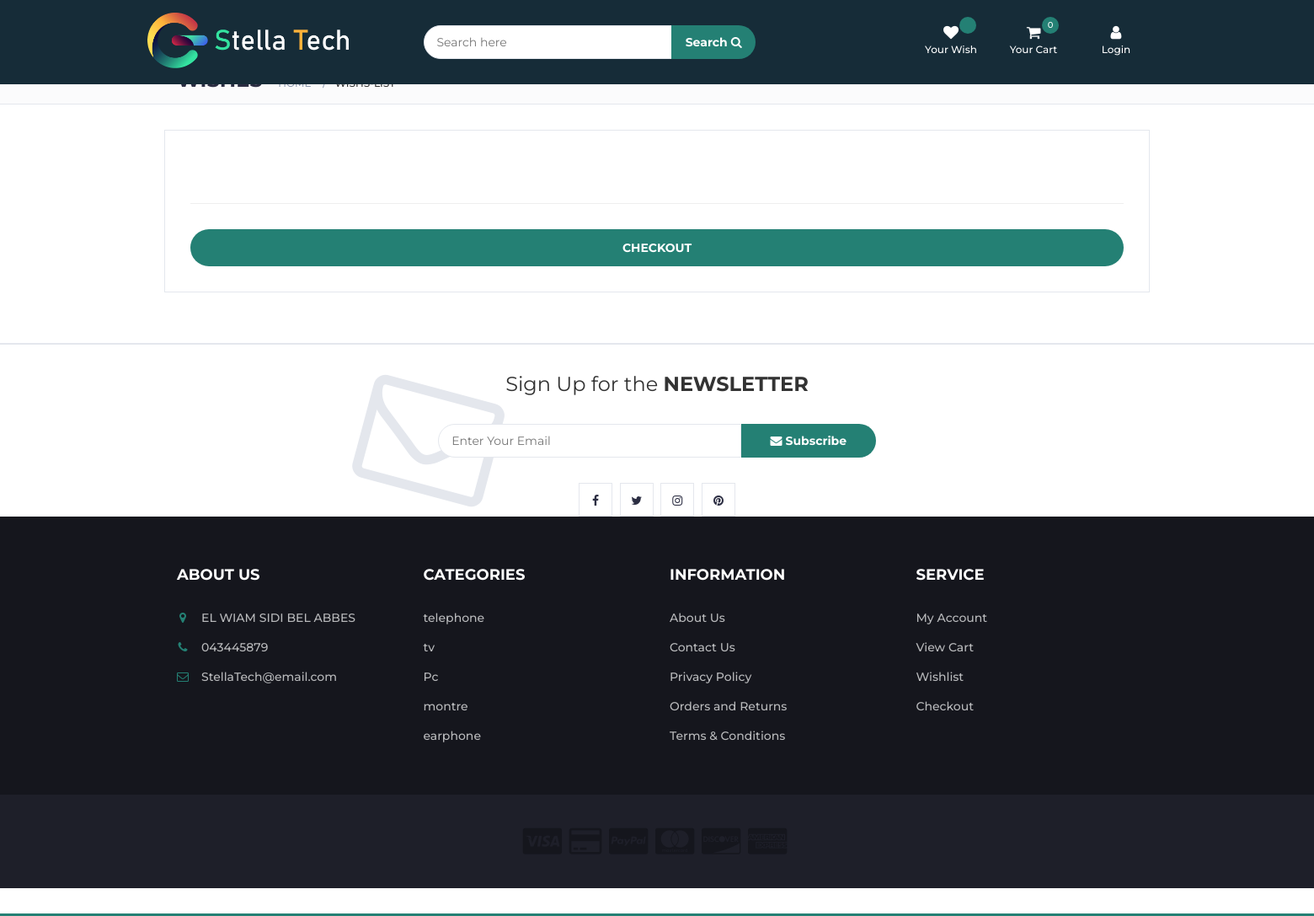
The app's page /wishlist/ with its own data.
### mystella/models.py (models this page shows, shortened)
class Catalogue(models.Model):
    by = models.ForeignKey('auth.user', on_delete=models.SET_NULL, null=True, blank=True, )
    title = models.CharField(max_length=200, null=False)
    description = models.CharField(max_length=200)
    image = models.ImageField(null=True,blank=True)

### mystella/views.py (the view)
# urls.py: path('wishlist/', wishlist, name='wishlist'),
def wishlist(request):
    if request.user.is_authenticated:
        customer = request.user.customer
        order, created = Order.objects.get_or_create(
            customer=customer, complete=True)
        items = order.orderitem_set.all()
        cartItems = order.get_cart_items
        '''-------------------------------------------------'''
        wish, created = Wish.objects.get_or_create(
            customer=customer, complete=True)
        items2 = wish.wishitem_set.all()
        wishItems = wish.get_wish_items
    else:
        items = []
        order = {'get_cart_total': 0, 'get_cart_items': 0}
        cartItems = 0
        '''------------------------------------------------'''
        items2 = []
        wish = {'get_wish_total': 0, 'get_wish_items': 0}
        wishItems = 0
    catalogues = Catalogue.objects.all()
    brands = Brand.objects.all()
    products = Product.objects.all()
    filter = ProductFilter(request.GET, queryset=products)
    products = filter.qs
    page = request.GET.get('page', 1)
    paginator = Paginator(products, 5)
    try:
        products = paginator.page(page)
    except PageNotAnInteger:
        products = paginator.page(1)
    except EmptyPage:
        products = paginator.page(paginator.num_pages)
    context = {'catalogues': catalogues, 'items2': items2, 'brands': brands, 'products': products, 'wish': wish,
               'filtre': filter, 'items': items, 'order': order, 'cartItems': cartItems, 'wishItems': wishItems}
    return render(request, 'home/wishlist.html', context)

### mystella/templates/home/wishlist.html (shortened to what this page needs)
{% extends 'home/index.html' %}
{% load static %}
{% block content %}
<nav id="navigation">
    <div class="container">
        <div id="responsive-nav">
            <ul class="main-nav nav navbar-nav">
                <li class="active"><a href="{% url 'homepage' %}">Home</a></li>
                <li><a href="{% url 'categorypage' %}">Categories</a></li>
                <li><a href="{% url 'brandspage' %}">Brands</a></li>
                <li><a href="{% url 'bestdealpage' %}">Best Deals</a></li>
                <li><a href="{% url 'topsellingpage' %}">Top selling</a></li>
            </ul>
        </div>
    </div>
</nav>
<div id="breadcrumb" class="section">
    <div class="container">
        <div class="row">
            <div class="col-md-12">
                <h3 class="breadcrumb-header">Wishes</h3>
                <ul class="breadcrumb-tree">
                    <li><a href="#">Home</a></li>
                    <li class="active">wishs-list</li>
                </ul>
            </div>
        </div>
    </div>
</div>
<div class="section">
    <div class="container">
        <div class="row">
            <div class="col-md-12 order-details">
                <div class="section-title text-center">
                    <h3 class="title">Your Wish-List</h3>
                </div>
                <hr>
                <a href="{% url 'checkout' %}" class="primary-btn order-submit">Checkout</a>
            </div>
        </div>
    </div>
</div>
{% endblock %}

### mystella/templates/home/index.html (shortened to what this page needs)
<!DOCTYPE html> {% load static %}
<html lang="en">
<head>
    <link type="text/css" rel="stylesheet" href="{% static 'css/bootstrap.min.css'%} " />
    <link type="text/css" rel="stylesheet" href="{% static 'css/slick.css' %}" />
    <link type="text/css" rel="stylesheet" href="{% static 'css/slick-theme.css' %}" />
    <link type="text/css" rel="stylesheet" href="{% static 'css/nouislider.min.css'%}" />
    <link type="text/css" rel="stylesheet" href="{% static 'css/font-awesome.min.css'%}" />
    <link type="text/css" rel="stylesheet" href="{% static  'css/style2.css'%} " />
    <link type="text/css" rel="stylesheet" href="{% static  'css/auth.css'%} " />
</head>
<body>
    <div id="Container">
        <div id="myContainer">
            <header>
                <div id="header">
                    <div class="container">
                        <div class="row">
                            <div class="col-md-3">
                                <div class="header-logo">
                                    <a href="#" class="logo">
                                        <img src="{% static 'img/LOGOO.png'%}" alt="" width="250">
                                    </a>
                                </div>
                            </div>
                            <div class="col-md-6">
                                <div class="header-search">
                                    <form method="GET">
                                        <input class="input" placeholder="Search here" name="name" id="id_name">
                                        <button class="search-btn" type="submit">Search <i
												class="fa fa-search"></i></button>
                                    </form>
                                </div>
                            </div>
                            <div class="col-md-3 clearfix">
                                <div class="header-ctn">
                                    <div class="dropdown" id="wish">
                                        <a class="dropdown-toggle" data-toggle="dropdown" aria-expanded="true">
                                            <i class="fa fa-heart"></i>
                                            <span>Your Wish</span>
                                            <div class="qty" id="total_wish"> {{wish.get_wishh_items}} </div>
                                        </a>
                                    </div>
                                    <div class="dropdown" id="cart">
                                        <a class="dropdown-toggle" data-toggle="dropdown" aria-expanded="true">
                                            <i class="fa fa-shopping-cart"></i>
                                            <span>Your Cart</span>
                                            <div class="qty" id="total_cart"> {{cartItems}} </div>
                                        </a>
                                    </div>
                                    {% if request.user.is_authenticated %}
                                    <div class="dropdown">
                                        <a class="dropdown-toggle" data-toggle="dropdown" aria-expanded="true">
                                            <i class="fa fa-user"></i>
                                            <span> Your Account</span>
                                        </a>
                                        <div class="cart-dropdown">
                                            <div class="cart-summary">
                                                <h4>Username: {{request.user.username}}</h4>
                                                <small>Settings </small>
                                            </div>
                                            <div class="cart-btns">
                                                {% if request.user.is_authenticated %}
                                                <a href="{% url 'account' request.user.customer.id %}">View Profile</a> {% else %}
                                                <a href="{% url 'login'  %}">View Profile</a> {% endif %}
                                                <a href="{% url 'logout' %}">Logout <i
														class="fa fa-arrow-circle-right"></i></a>
                                            </div>
                                        </div>
                                        {% else %}
                                        <div class="box">
                                            <a id="myBtn" style="cursor: pointer">
                                                <i class="fa fa-user"></i>
                                                <span>Login</span>
                                            </a>
                                        </div>
                                        {% endif %}
                                    </div>
                                </div>
                            </div>
                        </div>
                    </div>
                </div>
            <div class="row">
                {% block content %} {% endblock content %}
            </div>
            <div id="newsletter" class="section">
                <div class="container">
                    <div class="row">
                        <div class="col-md-12">
                            <div class="newsletter">
                                <p>Sign Up for the <strong>NEWSLETTER</strong></p>
                                <form>
                                    <input class="input" type="email" placeholder="Enter Your Email">
                                    <button class="newsletter-btn"><i class="fa fa-envelope"></i> Subscribe</button>
                                </form>
                                <ul class="newsletter-follow">
                                    <li>
                                        <a href="#"><i class="fa fa-facebook"></i></a>
                                    </li>
                                    <li>
                                        <a href="#"><i class="fa fa-twitter"></i></a>
                                    </li>
                                    <li>
                                        <a href="#"><i class="fa fa-instagram"></i></a>
                                    </li>
                                    <li>
                                        <a href="#"><i class="fa fa-pinterest"></i></a>
                                    </li>
                                </ul>
                            </div>
                        </div>
                    </div>
                </div>
                <footer id="footer">
                    <div class="section">
                        <div class="container">
                            <div class="row">
                                <div class="col-md-3 col-xs-6">
                                    <div class="footer">
                                        <h3 class="footer-title">About Us</h3>
                                        <ul class="footer-links">
                                            <li><a href="#"><i class="fa fa-map-marker"></i>EL WIAM SIDI BEL ABBES</a>
                                            </li>
                                            <li><a href="#"><i class="fa fa-phone"></i>043445879</a></li>
                                            <li><a href="#"><i class="fa fa-envelope-o"></i>StellaTech@email.com</a>
                                            </li>
                                        </ul>
                                    </div>
                                </div>
                                <div class="col-md-3 col-xs-6">
                                    <div class="footer">
                                        <h3 class="footer-title">Categories</h3>
                                        <ul class="footer-links">
                                            {% for cat in catalogues %}
                                            <li><a href="{% url 'ProductItem' cat.id %}">{{cat.title}}</a></li>
                                            {% endfor %}
                                        </ul>
                                    </div>
                                </div>
                                <div class="col-md-3 col-xs-6">
                                    <div class="footer">
                                        <h3 class="footer-title">Information</h3>
                                        <ul class="footer-links">
                                            <li><a href="#">About Us</a></li>
                                            <li><a href="#">Contact Us</a></li>
                                            <li><a href="#">Privacy Policy</a></li>
                                            <li><a href="#">Orders and Returns</a></li>
                                            <li><a href="#">Terms & Conditions</a></li>
                                        </ul>
                                    </div>
                                </div>
                                <div class="col-md-3 col-xs-6">
                                    <div class="footer">
                                        <h3 class="footer-title">Service</h3>
                                        <ul class="footer-links">
                                            <li><a href="#">My Account</a></li>
                                            <li><a href="{% url 'cart' %}">View Cart</a></li>
                                            <li><a href="{% url 'wishlist' %}">Wishlist</a></li>
                                            <li><a href="{% url 'checkout' %}">Checkout</a></li>
                                        </ul>
                                    </div>
                                </div>
                            </div>
                        </div>
                    </div>
                    <div id="bottom-footer" class="section">
                        <div class="container">
                            <div class="row">
                                <div class="col-md-12 text-center">
                                    <ul class="footer-payments">
                                        <li><a href="#"><i class="fa fa-cc-visa"></i></a></li>
                                        <li><a href="#"><i class="fa fa-credit-card"></i></a></li>
                                        <li><a href="#"><i class="fa fa-cc-paypal"></i></a></li>
                                        <li><a href="#"><i class="fa fa-cc-mastercard"></i></a></li>
                                        <li><a href="#"><i class="fa fa-cc-discover"></i></a></li>
                                        <li><a href="#"><i class="fa fa-cc-amex"></i></a></li>
                                    </ul>
                                </div>
                            </div>
                        </div>
                    </div>
                </footer>
            </div>
        </div>
</body>
</html>

### mystella/static/css/auth.css (style rules this page uses)
:root { --color-success: green; --color-error: red; }

### records on screen
Catalogue: title "telephone"
Catalogue: title "tv"
Catalogue: title "Pc"
Catalogue: title "montre"
Catalogue: title "earphone"

### other values on screen
{{ cartItems }} "0"
